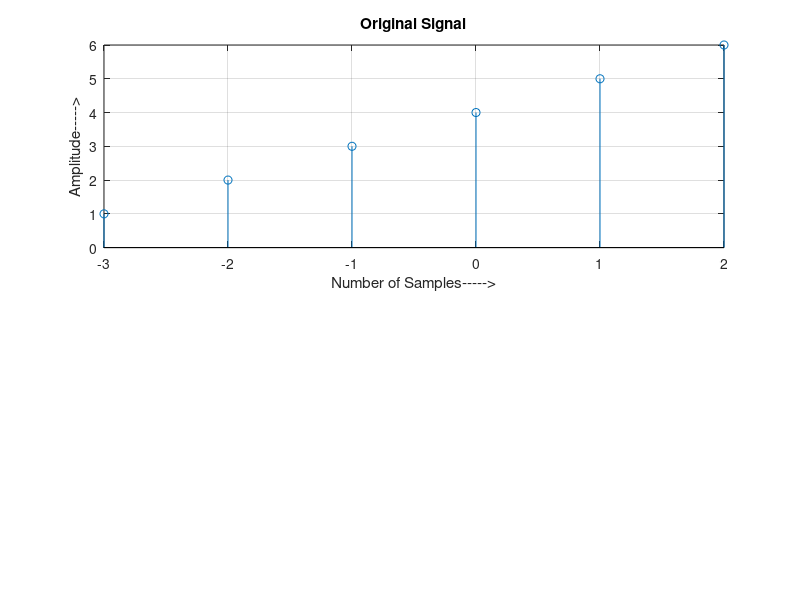

Write MATLAB code to recreate this figure. (Note: this script raises an error after producing the figure.)
clc;
clear all;
close all;
n=[-3:2];
x=[1 2 3 4 5 6];
subplot(2,2,[1 2]);
stem(n,x);
xlabel('Number of Samples----->');
ylabel('Amplitude----->');
title('Original Signal');
grid on;
k=input('Enter the values of k(i.e. the number of shift):');
[y,n]=sigshift(x,n,k);
disp(y);
subplot(2,2,[3 4]);
stem(n,y);
xlabel('Number of Samples----->');
ylabel('Amplitude----->');
title('Shifted Signal');
grid on;
